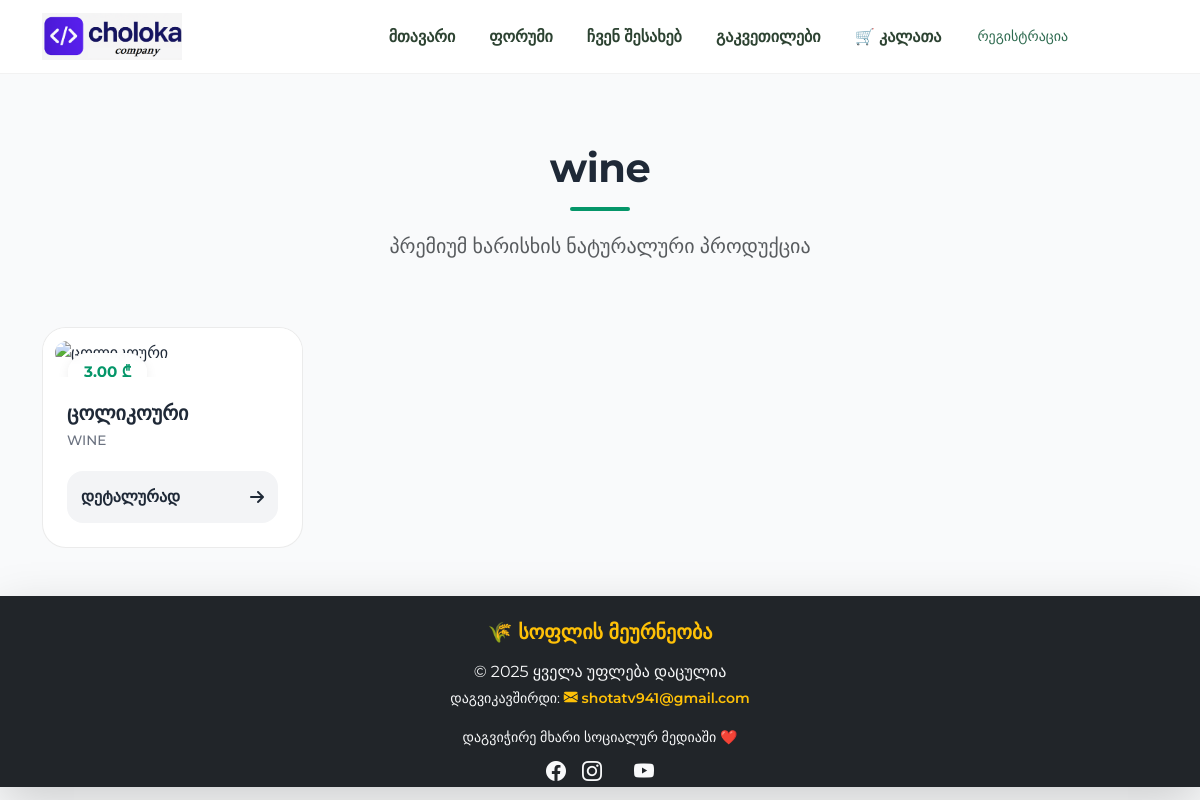
/category/wine, run on an earlier commit of the app's database.
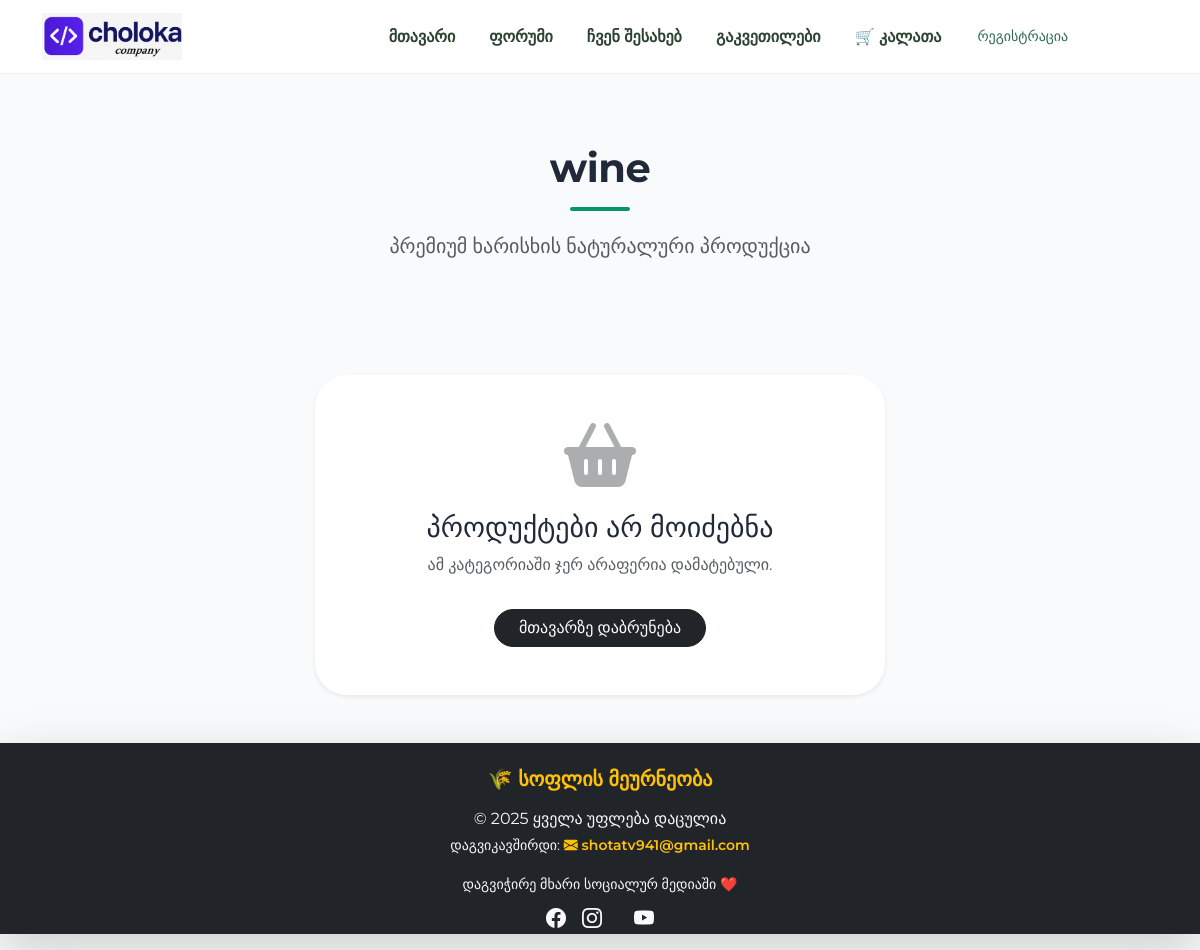
And on a later commit of the database.
### app.py (models this page shows)
class Product(db.Model):
    id = db.Column(db.Integer, primary_key=True)
    name = db.Column(db.String(100), nullable=False)
    price = db.Column(db.Float, nullable=False)
    desc = db.Column(db.Text)
    img = db.Column(db.String(300))
    category = db.Column(db.String(50))
    is_approved = db.Column(db.Boolean, default=False)
    user_id = db.Column(db.Integer, db.ForeignKey('user.id'), nullable=True)

### app.py (the view)
@app.route('/category/<name>')
def category_page(name):
    products = Product.query.filter_by(category=name, is_approved=True).all()
    return render_template('category_products.html', products=products, category_name=name)

### templates/category_products.html (shortened to what this page needs)
<!DOCTYPE html>
<html lang="ka">
<head>
    {% include 'base.html' %}
    <link href="https://cdn.jsdelivr.net/npm/bootstrap@5.3.0/dist/css/bootstrap.min.css" rel="stylesheet">
    <link rel="stylesheet" href="https://cdnjs.cloudflare.com/ajax/libs/font-awesome/6.4.0/css/all.min.css">
</head>
<body>
<div class="container mb-5">
    <div class="category-header">
        <h2>{{ category_name }}</h2>
        <div class="header-divider"></div>
        <p class="text-muted fs-5">პრემიუმ ხარისხის ნატურალური პროდუქცია</p>
    </div>
    {% if products %}
    <div class="row row-cols-1 row-cols-sm-2 row-cols-lg-4 g-4">
        {% for product in products %}
        <div class="col">
            <div class="refined-card">
                <div class="img-container">
                    <div class="price-pill">
                        {{ "%.2f"|format(product.price) }} ₾
                    </div>
                </div>
                <div class="card-body">
                    <div>
                        <h5 class="card-title">{{ product.name }}</h5>
                        <span class="category-tag">{{ category_name }}</span>
                    </div>
                    <a href="/product/{{ product.id }}" class="btn-sleek">
                        <span>დეტალურად</span>
                        <i class="fas fa-arrow-right"></i>
                    </a>
                </div>
            </div>
        </div>
        {% endfor %}
    </div>
    {% else %}
    <div class="row justify-content-center mt-5">
        <div class="col-md-6 text-center py-5 bg-white rounded-5 shadow-sm">
            <i class="fas fa-shopping-basket fa-4x text-muted mb-4 opacity-50"></i>
            <h3>პროდუქტები არ მოიძებნა</h3>
            <p class="text-muted">ამ კატეგორიაში ჯერ არაფერია დამატებული.</p>
            <a href="/" class="btn btn-dark mt-3 rounded-pill px-4">მთავარზე დაბრუნება</a>
        </div>
    </div>
    {% endif %}
</div>
{% include 'footer.html' %}
</body>
</html>

What changed in the data, as far as the page shows it:
removed Product: category "wine", price "3.00", name "ცოლიკოური", category "WINE"
Also different on the page:
{{ category_name }}: (not shown) → "wine"
text now shown: "პროდუქტები არ მოიძებნა ამ კატეგორიაში ჯერ არაფერია დამატებული. მთავარზე დაბრუნება"
